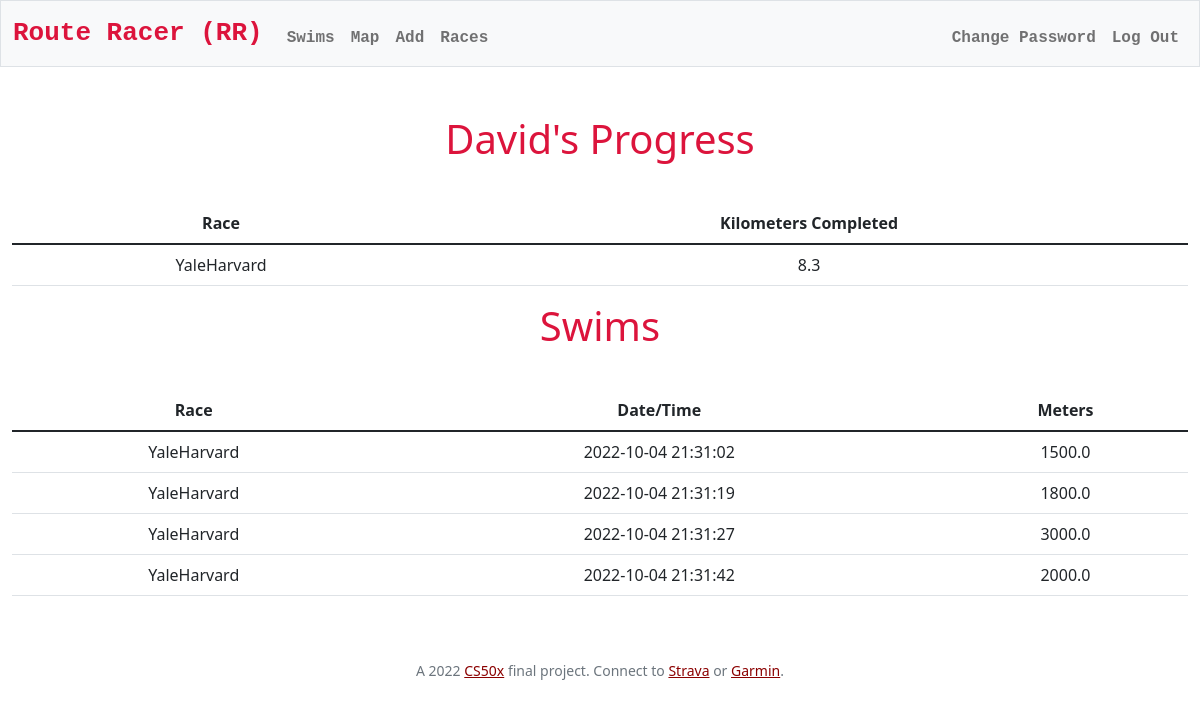
/swims (signed in), run on the app's committed database.
### tables this page shows
CREATE TABLE users (
    id INTEGER PRIMARY KEY AUTOINCREMENT NOT NULL, 
    username TEXT NOT NULL, 
    hash TEXT NOT NULL,
    initials TEXT NOT NULL
);

CREATE TABLE 'swims' (
'id' INTEGER PRIMARY KEY AUTOINCREMENT NOT NULL,
'user_id' INTEGER NOT NULL,'race_id' TEXT NOT NULL,
'race_name' TEXT NOT NULL,'meters' REAL NOT NULL,'kilometers' REAL,
'time_stamp' TIMESTAMP DEFAULT CURRENT_TIMESTAMP NOT NULL,
FOREIGN KEY(user_id) REFERENCES users(id)
);

### app.py (the view)
@app.route("/swims")
@login_required
def swims():
    totalswims = db.execute(
        "SELECT race_name, SUM(ROUND(meters/1000,2)) as totalkilometers FROM swims WHERE user_id=:user_id GROUP BY race_name", user_id=session["user_id"])
    swims = db.execute(
        "SELECT race_id, race_name, meters, time_stamp FROM swims WHERE user_id=:user_id", user_id=session["user_id"])
    rows = db.execute("SELECT username FROM users WHERE id=:user_id", user_id=session["user_id"])
    username = rows[0]["username"]
    return render_template("swims.html", swims=swims, totalswims=totalswims, username=username)

### app.py (called while the page is built)
@app.after_request
def after_request(response):
    response.headers["Cache-Control"] = "no-cache, no-store, must-revalidate"
    response.headers["Expires"] = 0
    response.headers["Pragma"] = "no-cache"
    return response

### helpers.py (called while the page is built)
def login_required(f):
    @wraps(f)
    def decorated_function(*args, **kwargs):
        if session.get("user_id") is None:
            return redirect("/login")
        return f(*args, **kwargs)
    return decorated_function

### templates/swims.html (shortened to what this page needs)
{% extends "layout.html" %}
{% block main %}
    <h1>{{username}}'s Progress</h1>
    <table class="table table-hover">
        <thead class="thead-dark">
            <tr>
                <th scope="col">Race</th>
                <th scope="col">Kilometers Completed</th>
            </tr>
        </thead>
        <tbody>
            {% for totalswim in totalswims %}
            <tr>
                <td>{{totalswim["race_name"]}}</td>
                <td>{{totalswim["totalkilometers"]}}</td>
            </tr>
            {% endfor %}
        </tbody>
    </table>
    <h1>Swims</h1>
        <table class="table table-hover">
            <thead class="thead-dark">
                <tr>
                    <th scope="col">Race</th>
                    <th scope="col">Date/Time</th>
                    <th scope="col">Meters</th>
                </tr>
            </thead>
            <tbody>
                {% for swim in swims %}
                <tr>
                    <td>{{swim["race_name"]}}</td>
                    <td>{{swim["time_stamp"]}}</td>
                    <td>{{swim["meters"]}}</td>
                </tr>
                {% endfor %}
            </tbody>
        </table>
{% endblock %}

### static/styles.css (style rules this page uses)
.h1, h1 { padding-bottom: 2rem; color: crimson; }
h1:first-letter { text-transform:capitalize; }

### data on the page
users: username "David"
swims: race_name "YaleHarvard", time_stamp "2022-10-04 21:31:02", meters "1500.0"
swims: race_name "YaleHarvard", time_stamp "2022-10-04 21:31:19", meters "1800.0"
swims: race_name "YaleHarvard", time_stamp "2022-10-04 21:31:27", meters "3000.0"
swims: race_name "YaleHarvard", time_stamp "2022-10-04 21:31:42", meters "2000.0"

### other printed values
{{ totalswim["race_name"] }} "YaleHarvard"
{{ totalswim["totalkilometers"] }} "8.3"
